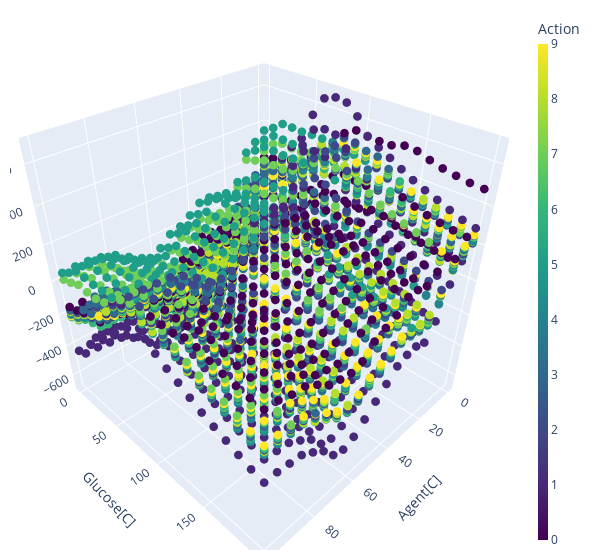

This figure's notebook cell:
### Code cell
fig.show()

### Figure 1 — Plotly figure (JSON) as saved in the notebook; plotly's stock layout.template omitted (floating-point values rounded to 4 significant figures; data arrays with more than 128 entries replaced by an {"elided": "..."} marker saying what was removed)
{"data": [{"marker": {"color": {"elided": "80000 int values"}, "colorbar": {"thickness": 10, "title": {"text": "Action"}}, "colorscale": [[0, "#440154"], [0.1111, "#482878"], [0.2222, "#3e4989"], [0.3333, "#31688e"], [0.4444, "#26828e"], [0.5556, "#1f9e89"], [0.6667, "#35b779"], [0.7778, "#6ece58"], [0.8889, "#b5de2b"], [1, "#fde725"]], "opacity": 1, "size": 3}, "mode": "markers", "text": {"elided": "80000 int values"}, "type": "scatter3d", "x": {"elided": "4000 float values"}, "y": {"elided": "4000 float values"}, "z": {"elided": "4000 float values"}}], "layout": {"margin": {"b": 10, "l": 10, "r": 20, "t": 10}, "scene": {"xaxis": {"title": {"text": "Agent[C]"}}, "yaxis": {"title": {"text": "Glucose[C]"}}, "zaxis": {"title": {"text": "Q_value"}}}, "width": 600}}
